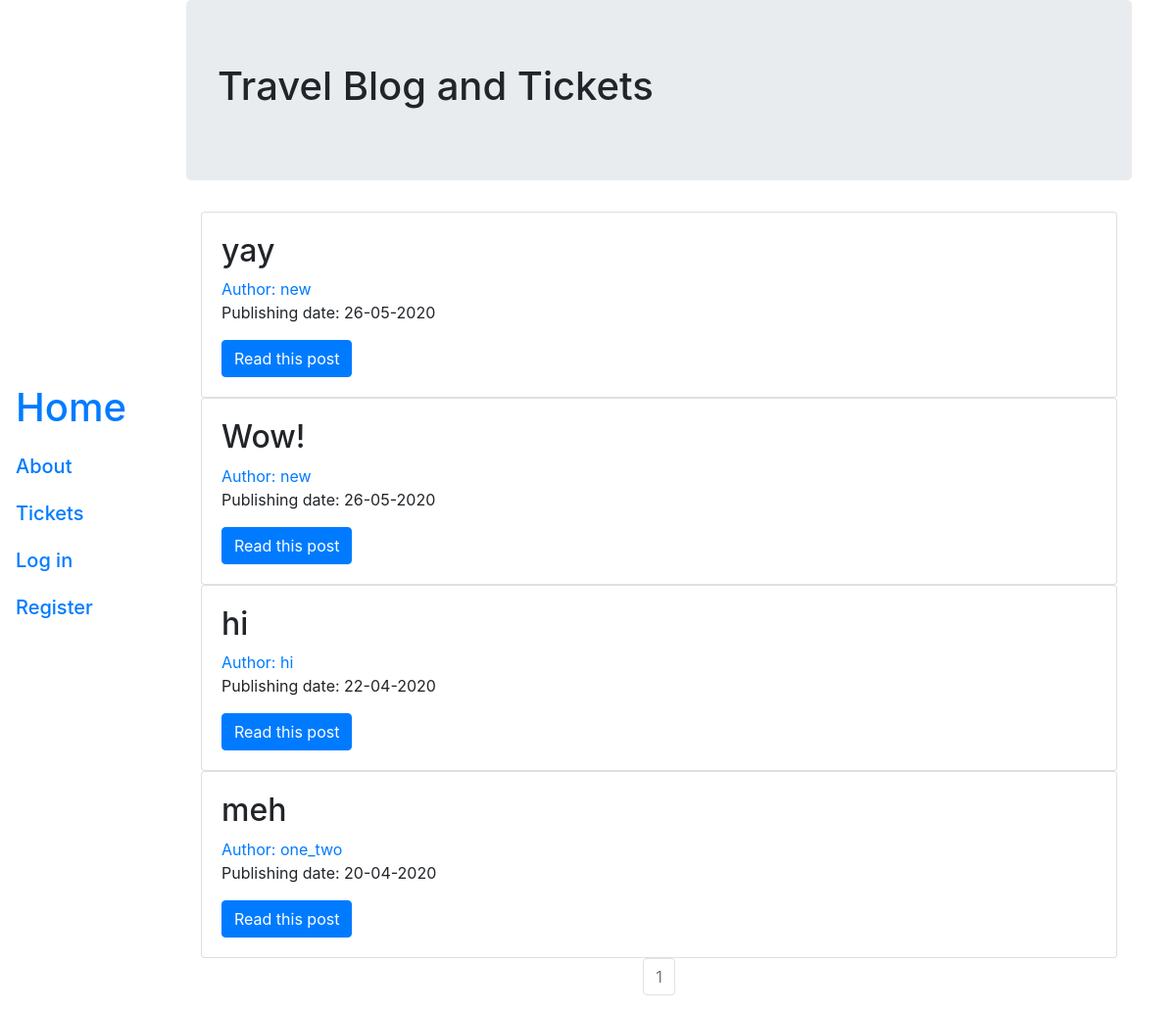
Before: / with the older database file.
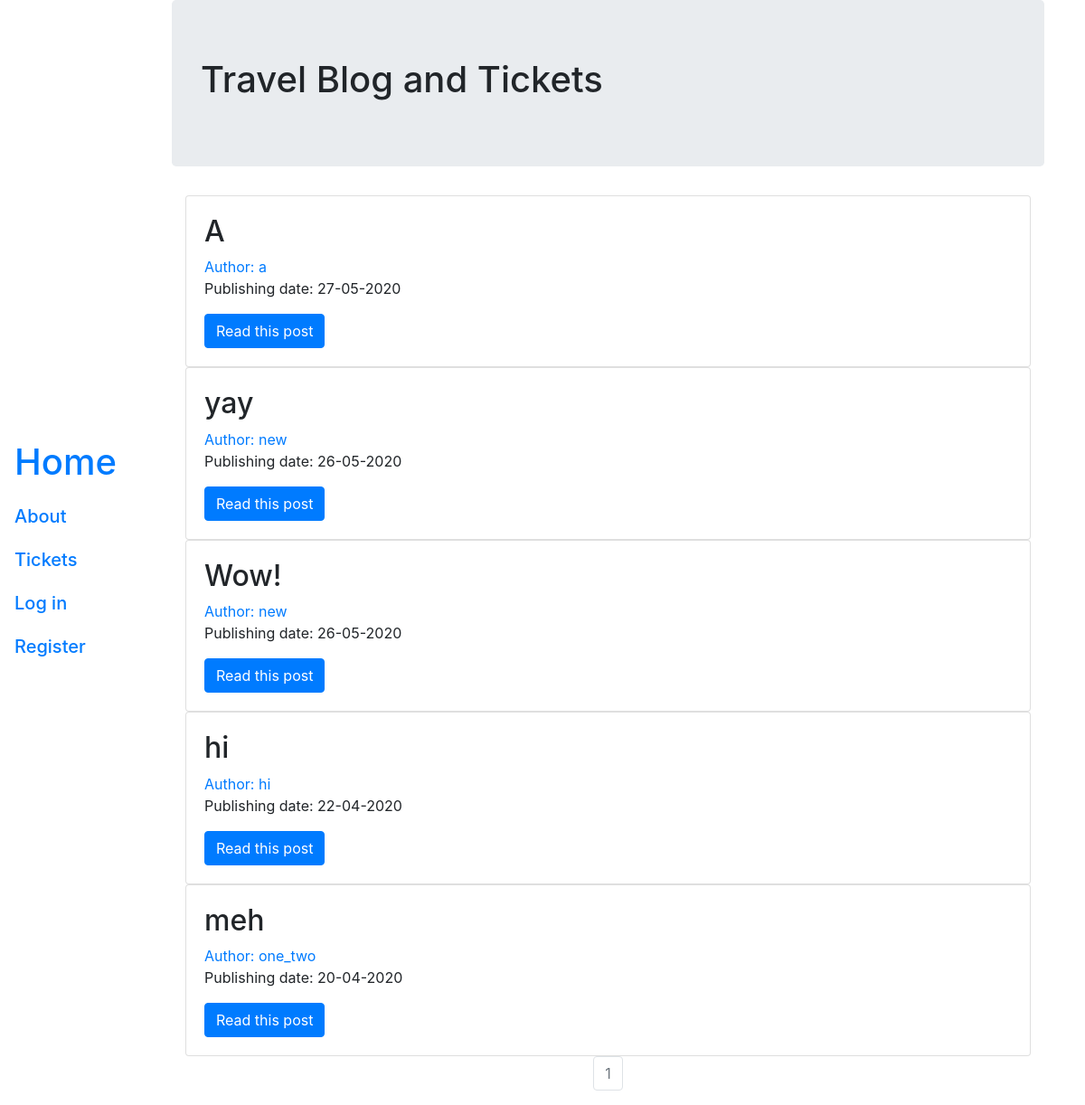
After: the same page with the newer database file.
### blog/models.py (models this page shows, shortened)
class Post(db.Model):
    users = db.relationship(User)
    id = db.Column(db.Integer, primary_key=True)
    user_id = db.Column(db.Integer, db.ForeignKey('users.id'), nullable=False)
    date = db.Column(db.DateTime, nullable=False, default=datetime.utcnow)
    title = db.Column(db.String(128), nullable=False)
    text = db.Column(db.Text, nullable=False)

class User(db.Model, UserMixin):
    __tablename__ = 'users'
    id = db.Column(db.Integer, primary_key=True)
    profile_image = db.Column(db.String(64), nullable=False, default='default2.png')
    email = db.Column(db.String(64), unique=True, index=True)
    username = db.Column(db.String(64), unique=True, index=True)
    password_hash = db.Column(db.String(128))
    posts = db.relationship('Post', backref='author', lazy=True)
    tickets = db.relationship('Ticket', backref='consumer', lazy=True)

### blog/core/views.py (the view)
@core.route('/')
def index():
    today = str(date.today())
    page = request.args.get('page', 1, type=int)
    posts = Post.query.order_by(Post.date.desc()).paginate(page=page, per_page=7)
    return render_template('index.html', posts=posts, today=today)

### blog/templates/index.html
{% extends "base.html" %}
{% block content %}
    <div class="jumbotron">
        <h1>Travel Blog and Tickets</h1>
    </div>
    <div class="container">
        {% for post in posts.items %}
        <div class="card">
            <div class="card-body">
                {% if post.date.strftime('%Y-%m-%d') == today %}
                    <h2> <a class="card-title" href="{{url_for('posts.read_post', post_id = post.id)}}"></a>{{post.title}} <span class="badge badge-danger">New!</span></h2>
                {% else %}
                    <h2> <a class="card-title" href="{{url_for('posts.read_post', post_id = post.id)}}"></a>{{post.title}}</h2>
                {% endif %}
                <a href="{{url_for('users.user_posts', username=post.author.username)}}">Author: {{ post.author.username }}</a>
                <p>Publishing date: {{post.date.strftime('%d-%m-%Y')}}</p>
                <a class = 'btn btn-primary' href="{{url_for('posts.read_post', post_id = post.id)}}"> Read this post </a>
            </div>
        </div>
        {% endfor %}
    </div>
<nav aria-label="Page Navigation">
    <ul class="pagination justify-content-center">
        {% for page_num in posts.iter_pages(left_edge=1, right_edge=1, left_current=1, right_current=2) %}
            {% if posts.page == page_num %}
            <li class="page-item disabled">
                <a class="page-link" href="{{url_for('core.index', page=page_num)}}">{{page_num}}</a>
            </li>
            {% else %}
            <li class="page-item">
                <a class="page-link" href="{{url_for('core.index', page=page_num)}}">{{page_num}}</a>
            </li>
            {% endif %}
        {% endfor %}
    </ul>
</nav>
{% endblock %}

### blog/templates/base.html (shortened to what this page needs)
<!DOCTYPE html>
<html lang="en">
<head>
    <link rel="stylesheet" href="https://stackpath.bootstrapcdn.com/bootstrap/4.5.0/css/bootstrap.min.css">
    <link rel="stylesheet" href="../static/styles/navbar.css" type="text/css">
</head>
<body>
<div class="navbar navbar-inverse navbar-fixed-left">
  <ul class="nav navbar-nav">
    <li class="nav-link">
        <h1><a href="{{url_for('core.index')}}">Home</a></h1>
    </li>
    <li class="nav-link">
        <h5><a href="{{url_for('core.information')}}">About</a></h5>
    </li>
    <li class="nav-link">
        <h5><a href="{{url_for('tickets.ticket')}}">Tickets</a></h5>
    </li>
    {% if current_user.is_authenticated %}
    <li class="nav-link">
        <h5><a href="{{url_for('users.my_info')}}">My stuff</a></h5>
    </li>
    <li class="nav-link">
        <h5><a href="{{url_for('posts.create')}}">Post something</a></h5>
    </li>
    <li class="nav-link">
       <h5><a href="{{url_for('users.account')}}">Edit profile page</a></h5>
    </li>
    <li class="nav-link">
        <h5><a href="{{url_for('users.logout')}}">Log out</a></h5>
    </li>
    {% else %}
    <li class="nav-link">
        <h5><a href="{{url_for('users.login')}}">Log in</a></h5>
    </li>
    <li class="nav-link">
        <h5><a href="{{url_for('users.register')}}">Register</a></h5>
    </li>
    {% endif %}
  </ul>
</div>
<div class="container">
    {% block content %}
    {% endblock %}
</div>
</body>
</html>

### blog/static/styles/navbar.css (style rules this page uses)
.navbar-fixed-left { width: 140px; position: fixed; border-radius: 0; height: 100%; }
.navbar-fixed-left .navbar-nav > li { float: none; width: 139px; }
.navbar-fixed-left + .container { padding-left: 160px; }

Changed rows visible on the page:
added Post: title "A", author.username "a", date "27-05-2020"
